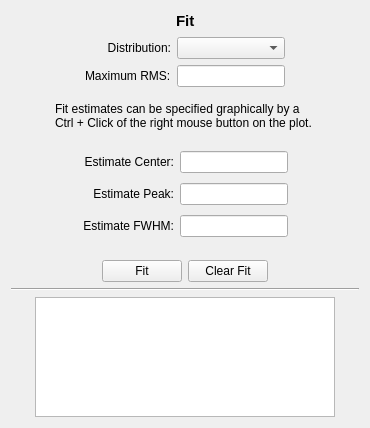
<?xml version="1.0" encoding="UTF-8"?>
<ui version="4.0">
 <class>FitWidgetClass</class>
 <widget class="QWidget" name="FitWidgetClass">
  <property name="geometry">
   <rect>
    <x>0</x>
    <y>0</y>
    <width>370</width>
    <height>428</height>
   </rect>
  </property>
  <property name="sizePolicy">
   <sizepolicy hsizetype="Preferred" vsizetype="Preferred">
    <horstretch>0</horstretch>
    <verstretch>0</verstretch>
   </sizepolicy>
  </property>
  <property name="windowTitle">
   <string>FitWidget</string>
  </property>
  <layout class="QVBoxLayout" name="verticalLayout_3">
   <item>
    <layout class="QHBoxLayout" name="horizontalLayout_10">
     <item>
      <spacer name="horizontalSpacer_14">
       <property name="orientation">
        <enum>Qt::Horizontal</enum>
       </property>
       <property name="sizeHint" stdset="0">
        <size>
         <width>40</width>
         <height>20</height>
        </size>
       </property>
      </spacer>
     </item>
     <item>
      <widget class="QLabel" name="label_8">
       <property name="font">
        <font>
         <pointsize>11</pointsize>
         <weight>75</weight>
         <bold>true</bold>
        </font>
       </property>
       <property name="text">
        <string>&lt;font color='black'&gt;Fit&lt;/font&gt;</string>
       </property>
      </widget>
     </item>
     <item>
      <spacer name="horizontalSpacer_15">
       <property name="orientation">
        <enum>Qt::Horizontal</enum>
       </property>
       <property name="sizeHint" stdset="0">
        <size>
         <width>40</width>
         <height>20</height>
        </size>
       </property>
      </spacer>
     </item>
    </layout>
   </item>
   <item>
    <layout class="QHBoxLayout" name="horizontalLayout_3">
     <item>
      <spacer name="horizontalSpacer_12">
       <property name="orientation">
        <enum>Qt::Horizontal</enum>
       </property>
       <property name="sizeHint" stdset="0">
        <size>
         <width>13</width>
         <height>20</height>
        </size>
       </property>
      </spacer>
     </item>
     <item>
      <layout class="QGridLayout" name="gridLayout_2">
       <item row="1" column="0" colspan="2">
        <widget class="QLabel" name="label_7">
         <property name="text">
          <string>&lt;font color='black'&gt;Maximum RMS:&lt;/font&gt;</string>
         </property>
        </widget>
       </item>
       <item row="1" column="2">
        <widget class="QLineEdit" name="rmsLineEdit">
         <property name="toolTip">
          <string>Specify the maximum root mean square error for the fit.</string>
         </property>
        </widget>
       </item>
       <item row="0" column="2">
        <widget class="QComboBox" name="fitDistributionComboBox">
         <property name="toolTip">
          <string>Select a probability distribution for the fit.</string>
         </property>
        </widget>
       </item>
       <item row="0" column="1">
        <widget class="QLabel" name="label">
         <property name="text">
          <string>Distribution:</string>
         </property>
         <property name="alignment">
          <set>Qt::AlignRight|Qt::AlignTrailing|Qt::AlignVCenter</set>
         </property>
        </widget>
       </item>
      </layout>
     </item>
     <item>
      <spacer name="horizontalSpacer_13">
       <property name="orientation">
        <enum>Qt::Horizontal</enum>
       </property>
       <property name="sizeHint" stdset="0">
        <size>
         <width>18</width>
         <height>20</height>
        </size>
       </property>
      </spacer>
     </item>
    </layout>
   </item>
   <item>
    <layout class="QHBoxLayout" name="horizontalLayout_8">
     <property name="topMargin">
      <number>9</number>
     </property>
     <item>
      <spacer name="horizontalSpacer_10">
       <property name="orientation">
        <enum>Qt::Horizontal</enum>
       </property>
       <property name="sizeHint" stdset="0">
        <size>
         <width>13</width>
         <height>20</height>
        </size>
       </property>
      </spacer>
     </item>
     <item>
      <widget class="QLabel" name="label_6">
       <property name="font">
        <font>
         <pointsize>8</pointsize>
        </font>
       </property>
       <property name="text">
        <string>&lt;!DOCTYPE HTML PUBLIC &quot;-//W3C//DTD HTML 4.0//EN&quot; &quot;http://www.w3.org/TR/REC-html40/strict.dtd&quot;&gt;
&lt;html&gt;&lt;head&gt;&lt;meta name=&quot;qrichtext&quot; content=&quot;1&quot; /&gt;&lt;style type=&quot;text/css&quot;&gt;
p, li { white-space: pre-wrap; }
&lt;/style&gt;&lt;/head&gt;&lt;body style=&quot; font-family:'Sans Serif'; font-size:9pt; font-weight:400; font-style:normal;&quot;&gt;
&lt;table border=&quot;0&quot; style=&quot;-qt-table-type: root; margin-top:4px; margin-bottom:4px; margin-left:4px; margin-right:4px;&quot;&gt;
&lt;tr&gt;
&lt;td style=&quot;border: none;&quot;&gt;
&lt;p style=&quot; margin-top:0px; margin-bottom:0px; margin-left:0px; margin-right:0px; -qt-block-indent:0; text-indent:0px;&quot;&gt;&lt;span style=&quot; color:#000000;&quot;&gt;Fit estimates can be specified graphically by a &lt;/span&gt;&lt;/p&gt;
&lt;p style=&quot; margin-top:0px; margin-bottom:0px; margin-left:0px; margin-right:0px; -qt-block-indent:0; text-indent:0px;&quot;&gt;&lt;span style=&quot; color:#000000;&quot;&gt;Ctrl + Click of the right mouse button on the plot. &lt;/span&gt;&lt;/p&gt;&lt;/td&gt;&lt;/tr&gt;&lt;/table&gt;&lt;/body&gt;&lt;/html&gt;</string>
       </property>
      </widget>
     </item>
     <item>
      <spacer name="horizontalSpacer_11">
       <property name="orientation">
        <enum>Qt::Horizontal</enum>
       </property>
       <property name="sizeHint" stdset="0">
        <size>
         <width>13</width>
         <height>20</height>
        </size>
       </property>
      </spacer>
     </item>
    </layout>
   </item>
   <item>
    <layout class="QHBoxLayout" name="horizontalLayout_4">
     <item>
      <spacer name="horizontalSpacer_3">
       <property name="orientation">
        <enum>Qt::Horizontal</enum>
       </property>
       <property name="sizeHint" stdset="0">
        <size>
         <width>13</width>
         <height>20</height>
        </size>
       </property>
      </spacer>
     </item>
     <item>
      <layout class="QVBoxLayout" name="verticalLayout">
       <item>
        <widget class="QStackedWidget" name="fitStackedWidget">
         <property name="currentIndex">
          <number>0</number>
         </property>
         <widget class="QWidget" name="gaussPage">
          <layout class="QHBoxLayout" name="horizontalLayout">
           <item>
            <layout class="QGridLayout" name="gridLayout">
             <item row="0" column="0">
              <widget class="QLabel" name="label_2">
               <property name="text">
                <string>Estimate Center:</string>
               </property>
               <property name="alignment">
                <set>Qt::AlignRight|Qt::AlignTrailing|Qt::AlignVCenter</set>
               </property>
              </widget>
             </item>
             <item row="0" column="1">
              <widget class="QLineEdit" name="gaussCenterLineEdit">
               <property name="toolTip">
                <string>Specify the center of the Gaussian distribution.</string>
               </property>
              </widget>
             </item>
             <item row="1" column="0">
              <widget class="QLabel" name="label_3">
               <property name="text">
                <string>Estimate Peak:</string>
               </property>
               <property name="alignment">
                <set>Qt::AlignRight|Qt::AlignTrailing|Qt::AlignVCenter</set>
               </property>
              </widget>
             </item>
             <item row="1" column="1">
              <widget class="QLineEdit" name="gaussPeakLineEdit">
               <property name="toolTip">
                <string>Specify the peak of the Gaussian distribution.</string>
               </property>
              </widget>
             </item>
             <item row="2" column="0">
              <widget class="QLabel" name="label_4">
               <property name="text">
                <string>Estimate FWHM:</string>
               </property>
               <property name="alignment">
                <set>Qt::AlignRight|Qt::AlignTrailing|Qt::AlignVCenter</set>
               </property>
              </widget>
             </item>
             <item row="2" column="1">
              <widget class="QLineEdit" name="gaussFWHMLineEdit">
               <property name="toolTip">
                <string>Specify the full width a half maximum value of the Gaussian distribution.</string>
               </property>
              </widget>
             </item>
            </layout>
           </item>
          </layout>
         </widget>
         <widget class="QWidget" name="poissonPage">
          <layout class="QHBoxLayout" name="horizontalLayout_2">
           <item>
            <widget class="QLabel" name="label_5">
             <property name="text">
              <string>Lambda:</string>
             </property>
            </widget>
           </item>
           <item>
            <widget class="QLineEdit" name="poissonLambdaLineEdit">
             <property name="toolTip">
              <string>Specify the mean number of occurrences for the Poisson distribution.</string>
             </property>
            </widget>
           </item>
          </layout>
         </widget>
        </widget>
       </item>
      </layout>
     </item>
     <item>
      <spacer name="horizontalSpacer_4">
       <property name="orientation">
        <enum>Qt::Horizontal</enum>
       </property>
       <property name="sizeHint" stdset="0">
        <size>
         <width>13</width>
         <height>20</height>
        </size>
       </property>
      </spacer>
     </item>
    </layout>
   </item>
   <item>
    <layout class="QHBoxLayout" name="horizontalLayout_5">
     <item>
      <spacer name="horizontalSpacer_5">
       <property name="orientation">
        <enum>Qt::Horizontal</enum>
       </property>
       <property name="sizeHint" stdset="0">
        <size>
         <width>40</width>
         <height>20</height>
        </size>
       </property>
      </spacer>
     </item>
     <item>
      <widget class="QPushButton" name="fitButton">
       <property name="toolTip">
        <string>Fit the selected distribution to the histogram.</string>
       </property>
       <property name="text">
        <string>Fit</string>
       </property>
      </widget>
     </item>
     <item>
      <widget class="QPushButton" name="clearFitButton">
       <property name="toolTip">
        <string>Clear fit parameters and curves.</string>
       </property>
       <property name="text">
        <string>Clear Fit</string>
       </property>
      </widget>
     </item>
     <item>
      <spacer name="horizontalSpacer_6">
       <property name="orientation">
        <enum>Qt::Horizontal</enum>
       </property>
       <property name="sizeHint" stdset="0">
        <size>
         <width>40</width>
         <height>20</height>
        </size>
       </property>
      </spacer>
     </item>
    </layout>
   </item>
   <item>
    <widget class="Line" name="line">
     <property name="orientation">
      <enum>Qt::Horizontal</enum>
     </property>
    </widget>
   </item>
   <item>
    <layout class="QHBoxLayout" name="horizontalLayout_7">
     <item>
      <spacer name="horizontalSpacer_8">
       <property name="orientation">
        <enum>Qt::Horizontal</enum>
       </property>
       <property name="sizeHint" stdset="0">
        <size>
         <width>10</width>
         <height>20</height>
        </size>
       </property>
      </spacer>
     </item>
     <item>
      <layout class="QVBoxLayout" name="verticalLayout_2">
       <item>
        <widget class="QTextEdit" name="fitResultsTextEdit">
         <property name="sizePolicy">
          <sizepolicy hsizetype="Preferred" vsizetype="Preferred">
           <horstretch>0</horstretch>
           <verstretch>0</verstretch>
          </sizepolicy>
         </property>
         <property name="minimumSize">
          <size>
           <width>300</width>
           <height>0</height>
          </size>
         </property>
         <property name="maximumSize">
          <size>
           <width>165557</width>
           <height>120</height>
          </size>
         </property>
         <property name="readOnly">
          <bool>true</bool>
         </property>
        </widget>
       </item>
      </layout>
     </item>
     <item>
      <spacer name="horizontalSpacer_9">
       <property name="orientation">
        <enum>Qt::Horizontal</enum>
       </property>
       <property name="sizeHint" stdset="0">
        <size>
         <width>10</width>
         <height>20</height>
        </size>
       </property>
      </spacer>
     </item>
    </layout>
   </item>
  </layout>
 </widget>
 <layoutdefault spacing="6" margin="11"/>
 <resources/>
 <connections/>
</ui>
